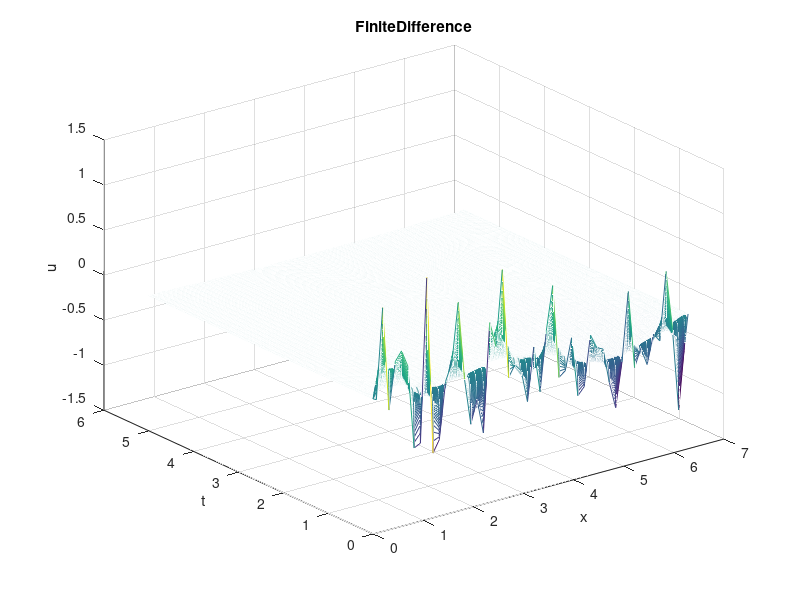

Source code (MATLAB): (Note: this script raises an error after producing the figure.)
%% Allen-Cahn and Heat Equations with Dirichlet (Zero) Boundary conditions.
clf;
clc;
clear all;
figures_so_far = 1;

%addpath('./mole_MATLAB/');

%% Settings %%%%
N = 50; % number of grid points

explicit = true;
allen_cahn = false;

%% Shared problem parameters

%% Heat Equation
coeff = (1/.15).^2;  %Coefficient needed for Allen-Cahn PDE.
alpha = 1.0; % thermal diffusivity.

%% X Domain
a = 0;
b = 2*pi;
dx = (b-a)/N;
dx2 = dx/2;

%% X discretization
X = [a (a+dx2):dx:(b-dx2) b]'; % solution domain is u(0) to u(N)

% Initial Condition
u0= 1.2*(rand(size(X))-1*rand(size(X)));
%% u0 = 0.15*(1*0+sin(3*2*3.14/(b-a) * X));

u0(1) = 0;
u0(end) = 0;

% Time Domain
t0 = 0;
tf = 5.0;
dt = (dx2^2)/(4*alpha); % Von Neumann Stability Criterion
T = [t0:dt:(ceil(tf/dt)*dt)];

%plot_frequency = (tf/dt)/N;
plot_frequency = 2; % for watching time evolution
plot_frequency = 1;

% Implicit "Standard" Finite Differences Approach
finiteDifference = zeros(length(T), length(X)); % to store solutions

% Time discretization
t = t0;
timesteps = 1;

% Initial Condition
u = u0(2:end-1);
unew = u0(2:end-1);
finiteDifference(1,:) = u0;

%% Finite Difference Operator Matrix
%% N
v = alpha*dt/dx^2;
a0 = v*ones(N, 1);
a1 = -2*v*ones(N, 1);
A = spdiags([a0 a1 a0], [-1 0 1], N, N);

%% Use Saulo's non-uniform spacing scheme at boundaries
%% Now we have removed the two endpoints, however we must still change the
%% coefficients near the boundaries at x=a+dx/2 (corresponds to index 1)
%% and x=b-dx/2 (corresponds to index N).
A(1, 1)     = -4*v; A(1, 2)   = (4/3)*v;
A(N, N-1) = (4/3)*v; A(N, N) = -4*v; 

if (explicit)
  FD = speye(size(A)) + A;
else
  FD = speye(size(A)) - A;
end

%% Integrate
while (t < tf)
    %% update U
    if (explicit)
      unew = FD * u;
    else
      unew = FD \ u;
    end

    if (allen_cahn)
      unew = unew - coeff*dt*(u.^3-u);
    end

    %% timestep
    timesteps = timesteps+1;
    t = timesteps*dt;

    u = unew;
    finiteDifference(timesteps,:) = [0; u; 0];
end
finiteDifference(end,:) = [0; u; 0];

figure(figures_so_far); figures_so_far = figures_so_far + 1;
mesh(X,T,finiteDifference);
title("FiniteDifference");
xlabel('x'); ylabel('t'); zlabel('u');

u_finiteDifference = u;

%% Implicit Mimetic Finite Differences Approach
mimetic = zeros(length(T), length(X));

%% Time discretization
t = t0;
timesteps = 1;

%% Initial Condition
%u = u0(2:end-1);
%unew = u0(2:end-1);
u = u0;
unew = u0;
mimetic(1,:) = u0;

%% Mimetic Operator Matrix
order = 2;

L = lap(order, N, dx);

%% Enforce Dirichlet (Zero) B.C:
%% Choice 1: Drop the first/last elements since they are 0.
%% Note: requires uncommenting some nearby lines of code since
%%  size of matrix is different.
%L = L(2:end-1, 2:end-1);

%% Choice 2: Use robinBC operator to enforce the B.C, where B.Cs
%%  are 1*u + 0*du' = 0.
R = robinBC(order, N, dx, 1, 0);

if (explicit)
  MFD = speye(size(L)) + alpha*dt*(L-R);
else
  MFD = speye(size(L)) - alpha*dt*(L-R);
end

%% Integrate
while (t < tf)
    %% update U
    if (explicit)
      unew = MFD * u;
    else
      unew = MFD \ u;
    end

    if (allen_cahn)
      unew = unew - coeff*dt*(u.^3-u);
    end

    %% timestep
    timesteps = timesteps+1;
    t = timesteps*dt;

    u = unew;
    %mimetic(timesteps,:) = [0; u; 0];
    mimetic(timesteps,:) = u;
end
%mimetic(end,:) = [0; u; 0];
mimetic(end,:) = u;

figure(figures_so_far); figures_so_far = figures_so_far + 1;
mesh(X,T,mimetic);
title("Mimetic");
xlabel('x'); ylabel('t'); zlabel('u');

u_mimetic = u;

%% Matlab Solver
matlab = pdepe(0, @(x, t, u, DuDx) pde(x, t, u, DuDx, allen_cahn, coeff), @(x) u0(find(X==x)), @bcfun, X, T);

figure(figures_so_far); figures_so_far = figures_so_far + 1;
mesh(X,T,matlab);
title("Matlab");
xlabel('x'); ylabel('t'); zlabel('u');


%% 3D plots
figure(figures_so_far); figures_so_far = figures_so_far + 1;
mesh(X,T,abs(mimetic-finiteDifference));
title("Mimetic vs FiniteDifference");
xlabel('x'); ylabel('t'); zlabel('u');

figure(figures_so_far); figures_so_far = figures_so_far + 1;
mesh(X,T,abs(mimetic-matlab));
title("Mimetic vs Matlab");
xlabel('x'); ylabel('t'); zlabel('u');

figure(figures_so_far); figures_so_far = figures_so_far + 1;
hold on;
plot(X,u0, "c:", 'DisplayName', 'I.C');
plot(X, mimetic(end,:), "r-", 'DisplayName', 'Mimetic');
plot(X, finiteDifference(end,:), "b--", 'DisplayName', 'FiniteDifference');
plot(X, matlab(end,:), "k.", 'DisplayName', 'Matlab');
title("Final State")
xlabel('x')
ylabel('U')
xlim([a b]);
ylim([-2 2]);
legend();
hold off;

%% Function for matlab solver
function [c,f,s] = pde(x, t, u, DuDx, allen_cahn, coeff)
  c = 1;
  f = DuDx;
  if (allen_cahn)
	s = coeff*(u-u.^3);
  else
	s = 0;
  end
end

function [pl,ql,pr,qr] = bcfun(xl, ul, xr, ur, t)
  pl = ul;
  ql = 0;
  pr = ur;
  qr = 0;
end
